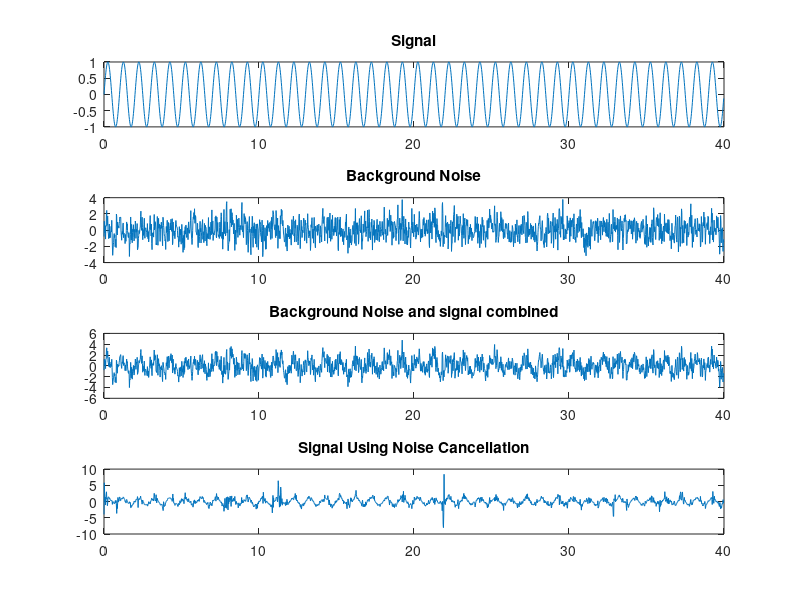
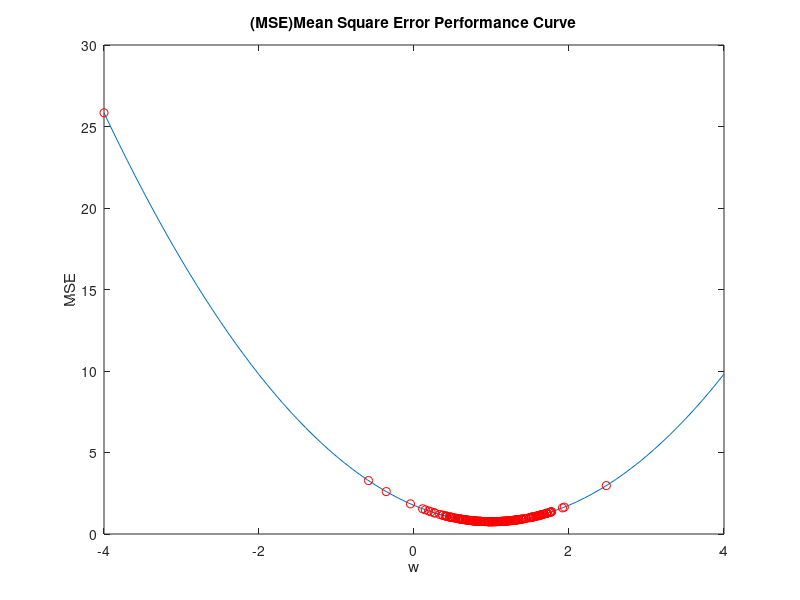

Source code (MATLAB) for these figures, in order: (Note: this script raises an error after producing the figures.)
clear; close all; clc;
U = 2000;
P = 50; Ts = 1/P; %Ts is the standard sampling time which is 0.02 secs
T = [0:U-1]*Ts;
f1 = 1;
s = sin(2*pi*f1*T); 
x = randn(1,U); %Generating white noise

G = filter([1 0.5],1,x);  %generating noise G(T) which is correlated to x(T)
D = s + G;  %generating noisy sinewave
figure
subplot(411), plot(T,s), title('Signal') 
subplot(412), plot(T,G), title('Background Noise') 
subplot(413), plot(T,D), title('Background Noise and signal combined')        

%LMS algorithm
L = 2;
w = [-4 zeros(1,L-1)]';
xx = [zeros(1,L-1) x]; 
mu = 0.3;
for i = 1:U
y(i) = w(:,i)'*xx(i+L-1:-1:i)'; 
e(i) = D(i) - y(i);
w(:,i+1) = w(:,i) + mu*e(i)*xx(i+L-1:-1:i)'; 
end
subplot(414), plot(T,e), title('Signal Using Noise Cancellation')

% MSE performance curve
z = w(1,:);
npts = 40;
scale = 10; 
variance = var(D);
r_dx = xcorr(D,x,0,'unbiased'); 
R_xx = var(x);
for w11 = -npts:npts
w1 = w11/scale;
J(w11+npts+1) = variance - 2*r_dx*w1 + R_xx*w1.^2 ;
end
figure, plot(-npts/scale:1/scale:npts/scale,J), xlabel('w'), ylabel('MSE'), 
title('(MSE)Mean Square Error Performance Curve')
for p = 1:10:length(z)
J1(p) = variance - 2*r_dx*z(p) + R_xx*z(p).^2 ; 
hold on, plot(z(p),J1(p),'or') , hold off 
pause(0.1)
end

% Using a filter to filter out noise.
L = 11;
k = -(L-1)/2:(L-1)/2;
fc = f1; 
Fc = fc/fs;
h = 2*Fc*sinc(2*k*Fc); 
s_filter = filter(h,1,D);

% Using the optimum filter from LMS
wopt = w(:,end);
v_est = filter(wopt,1,x); 
s_est = D - v_est;
figure
subplot(311), plot(T,x), title('Noisy signal')
subplot(312), plot(T,s_filter), title('Estimated signal after filtering using a lowpass filter')
subplot(313), plot(T,s_est), title('Estimated signal with noise canceller')

clear all; close all; clc

d = audioread('noisy_speech.wav')'; 
x = audioread('noise.wav')';
N = length(d);
L = 2;
w = [1 0]';
xx = [zeros(1,L-1) x]; 
mu = 0.001;
for i = 1:N
y(i) = w(:,i)'*xx(i+L-1:-1:i)'; 
e(i) = d(i) - y(i);
w(:,i+1) = w(:,i) + mu*e(i)*xx(i+L-1:-1:i)';
end

% Using a lowpass filter to filter out noise. 
fs = 8000; Ts = 1/fs;
t = [0:N-1]*Ts; 
L = 11;
k = -(L-1)/2:(L-1)/2; 
fc = 1000;
Fc = fc/fs;
h = 2*Fc*sinc(2*k*Fc); 
s_filter = filter(h,1,d);

% Using the optimum filter from LMS 
wopt = w(:,end);
est_noise = filter(wopt,1,x); 
s_est = d - est_noise;
figure
subplot(311), plot(t,d), title('Noisy signal')
subplot(312), plot(t,s_filter), title('Estimated signal after filtering using a lowpass filter')
subplot(313), plot(t,s_est), title('Estimated signal with noise canceller')
